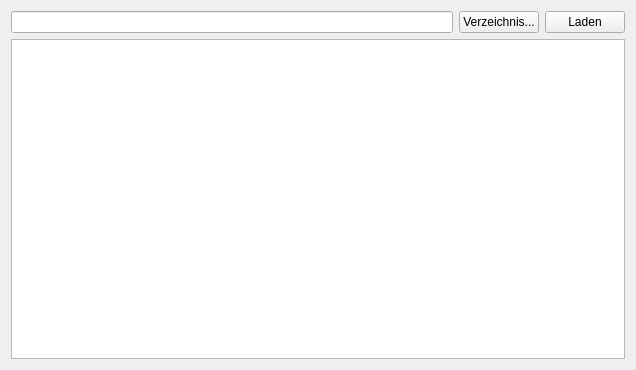
<?xml version="1.0" encoding="UTF-8"?>
<ui version="4.0">
 <class>FileSelectTab</class>
 <widget class="QWidget" name="FileSelectTab">
  <property name="geometry">
   <rect>
    <x>0</x>
    <y>0</y>
    <width>636</width>
    <height>370</height>
   </rect>
  </property>
  <property name="windowTitle">
   <string>FileSelectTab</string>
  </property>
  <layout class="QVBoxLayout" name="verticalLayout">
   <item>
    <layout class="QHBoxLayout" name="horizontalLayout">
     <item>
      <widget class="QLineEdit" name="lineEdit">
       <property name="readOnly">
        <bool>true</bool>
       </property>
      </widget>
     </item>
     <item>
      <widget class="QPushButton" name="openButton">
       <property name="text">
        <string>Verzeichnis...</string>
       </property>
      </widget>
     </item>
     <item>
      <widget class="QPushButton" name="loadButton">
       <property name="text">
        <string>Laden</string>
       </property>
      </widget>
     </item>
    </layout>
   </item>
   <item>
    <widget class="QTreeView" name="treeView"/>
   </item>
  </layout>
 </widget>
 <layoutdefault spacing="6" margin="11"/>
 <resources/>
 <connections/>
</ui>
